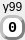
<?xml version="1.0" encoding="UTF-8"?>
<ui version="4.0">
 <class>CSignalValue</class>
 <widget class="QWidget" name="CSignalValue">
  <property name="geometry">
   <rect>
    <x>0</x>
    <y>0</y>
    <width>25</width>
    <height>40</height>
   </rect>
  </property>
  <property name="sizePolicy">
   <sizepolicy hsizetype="Fixed" vsizetype="Fixed">
    <horstretch>0</horstretch>
    <verstretch>0</verstretch>
   </sizepolicy>
  </property>
  <property name="minimumSize">
   <size>
    <width>25</width>
    <height>40</height>
   </size>
  </property>
  <property name="maximumSize">
   <size>
    <width>25</width>
    <height>40</height>
   </size>
  </property>
  <property name="windowTitle">
   <string notr="true">Form</string>
  </property>
  <widget class="QLabel" name="mHint">
   <property name="geometry">
    <rect>
     <x>0</x>
     <y>0</y>
     <width>25</width>
     <height>13</height>
    </rect>
   </property>
   <property name="text">
    <string notr="true">y99</string>
   </property>
   <property name="alignment">
    <set>Qt::AlignCenter</set>
   </property>
  </widget>
  <widget class="QLabel" name="mValue">
   <property name="geometry">
    <rect>
     <x>0</x>
     <y>15</y>
     <width>25</width>
     <height>25</height>
    </rect>
   </property>
   <property name="font">
    <font>
     <family>Courier New</family>
     <pointsize>11</pointsize>
     <weight>75</weight>
     <italic>false</italic>
     <bold>true</bold>
    </font>
   </property>
   <property name="styleSheet">
    <string notr="true">background-color:white;
font: bold 11pt &quot;Courier New&quot;;
border-style: outset;
border-width: 3px;
border-radius: 10px;
border-color: gray;
padding: 2px;
</string>
   </property>
   <property name="text">
    <string notr="true">0</string>
   </property>
   <property name="alignment">
    <set>Qt::AlignCenter</set>
   </property>
  </widget>
 </widget>
 <resources/>
 <connections/>
</ui>
